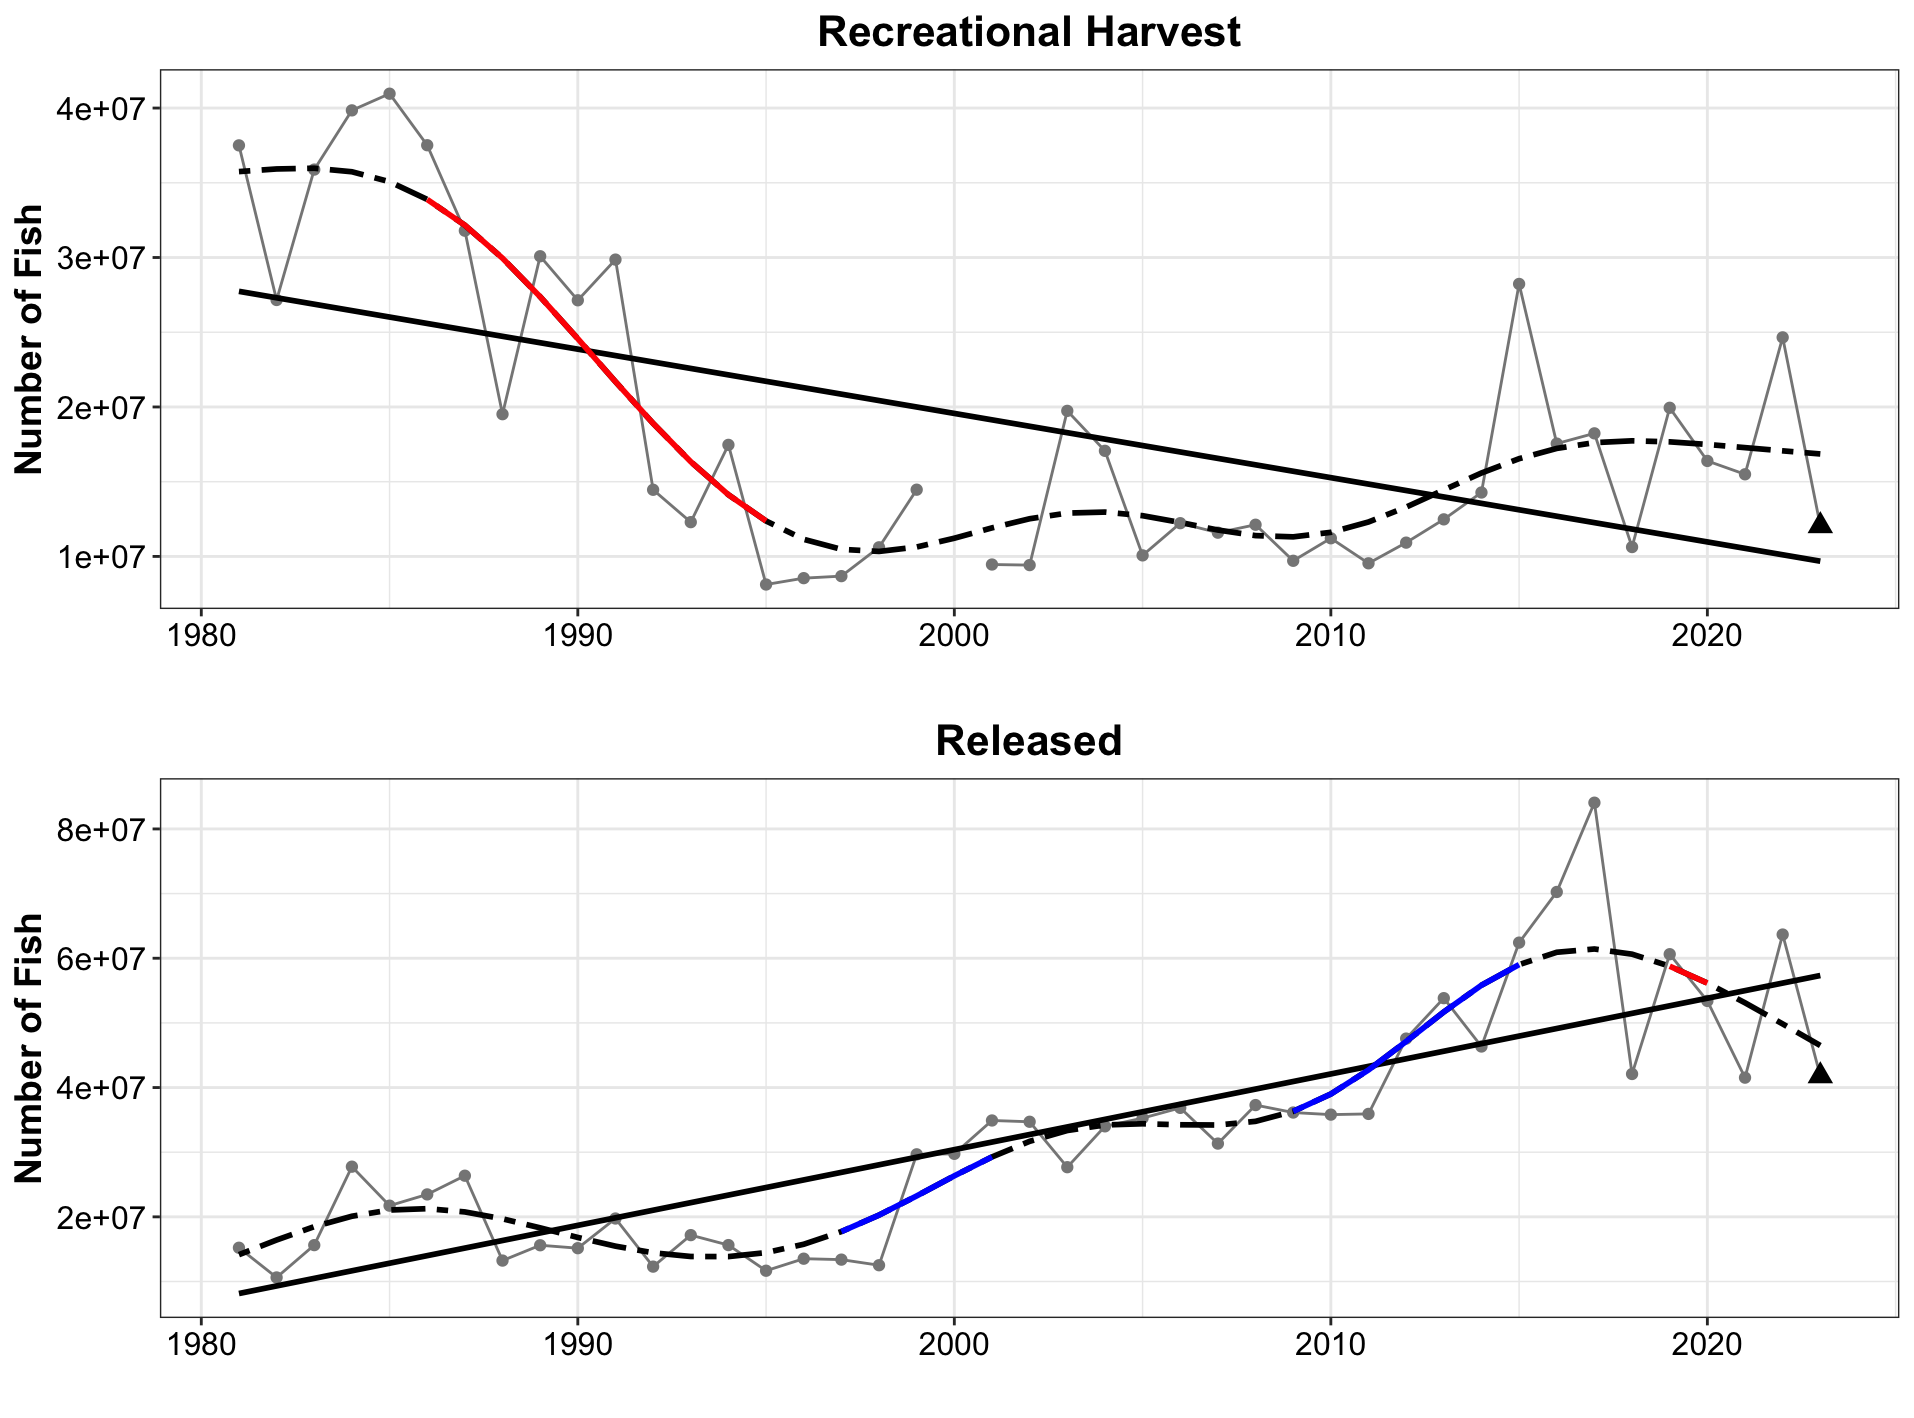

Reproduce this figure in R.
## Figures for Recreational Fishing

## **Laura Gruenburg, lagruenburg@gmail.com**

#   **LAST UPDATED: January 9, 2023**

#####load required functions
#  You will need to download the functions from here https://gist.github.com/gavinsimpson/e73f011fdaaab4bb5a30

setwd("~/Desktop/NYB Indicators/Deriv")
source("Deriv.R")
library(mgcv)
library(ggplot2)
#library(mgcViz)


#######Load the datasets
setwd("~/Desktop/NYB Indicators/NYB_Indicators_Calculations/Final_Timeseries_Figures/Timeseries_Files_2023")
RF<-read.csv("mrip_national_series_Harvest_2023.csv", header = TRUE)
RF[RF$Does.Landing..A.B1..Meet.MRIP.Standard == 'NO', 7] = NA #ONe year harvest does nto meet data standard

# Determined the 30th and 70th percentiles for the short term column of
#the Indicators at a glance table in the indicator report.

RF = RF[-20, ] #remove that one row with not significant data (double check your data FIRST)

qRF = quantile(RF$Total.Harvest..A.B1., probs = c(.30, .70))

# find the last 5 years mean
mn_RF5 = mean(RF$Total.Harvest..A.B1.[RF$Year >= 2019])
# what quintile the data is in
mn_RF5 >qRF


# Creat a GAM - adjust k and remember to check model
mod_cr<- gam(Total.Harvest..A.B1. ~ s(Year, k=10), data = RF)
summary(mod_cr) #check out model
gam.check(mod_cr)

pdata_cr <- with(RF, data.frame(Year = Year))
p2_mod_cr <- predict(mod_cr, newdata = pdata_cr,  type = "terms", se.fit = TRUE)
intercept_cr = 18688122  # look at p2_mod and extract the intercept
pdata_cr <- transform(pdata_cr, p2_mod_cr = p2_mod_cr$fit[,1], se2 = p2_mod_cr$se.fit[,1])

#  Now that we have the model prediction, the next step is to calculate the first derivative
#  Then determine which increases and decreases are significant
Term = "Year"
mod_cr.d <- Deriv(mod_cr, n=43) # n is the number of years
mod_cr.dci <- confint(mod_cr.d, term = Term)
mod_cr.dsig <- signifD(pdata_cr$p2_mod_cr, d = mod_cr.d[[Term]]$deriv,
                       +                    mod_cr.dci[[Term]]$upper, mod_cr.dci[[Term]]$lower)

# Take a quick look to make sure it appears ok before final plotting
plot(Total.Harvest..A.B1. ~ Year, data = RF)
lines(Total.Harvest..A.B1. ~ Year, data = RF)
lines(p2_mod_cr+intercept_cr ~ Year, data = pdata_cr, type = "n")
lines(p2_mod_cr+intercept_cr ~ Year, data = pdata_cr)
lines(unlist(mod_cr.dsig$incr)+intercept_cr ~ Year, data = pdata_cr, col = "blue", lwd = 3)
lines(unlist(mod_cr.dsig$decr)+intercept_cr ~ Year, data = pdata_cr, col = "red", lwd = 3)

linearmod_cr<- lm(Total.Harvest..A.B1. ~ Year, data=RF)
summary(linearmod_cr)

Harvest <- ggplot() + 
  geom_line(data = RF, aes(x = Year, y = Total.Harvest..A.B1.), color = 'grey53') +
  geom_point(data = RF, aes(x = Year, y = Total.Harvest..A.B1.), color = 'gray53') + 
  geom_point(data = RF[43,], aes(x= Year, y = Total.Harvest..A.B1.), shape = 17, size =3) +
  geom_smooth(data = RF, aes(x = Year, y = Total.Harvest..A.B1.), method = lm, se = FALSE, color = 'black') + 
  geom_line(data=pdata_cr, aes(x = Year, y = p2_mod_cr+intercept_cr), se = FALSE, color = 'black', linetype = 'twodash', size = 1) + 
  geom_line(data = pdata_cr, aes(y = unlist(mod_cr.dsig$incr)+intercept_cr, x = Year), color = "blue", size = 1) + 
  geom_line(data = pdata_cr, aes(y = unlist(mod_cr.dsig$decr)+intercept_cr, x = Year), color = 'red', size = 1) + 
  theme_bw() +
  labs (y = "Number of Fish", x = '', title = 'Recreational Harvest') + 
  theme(plot.title=element_text(size = 16,face = 'bold',hjust = 0.5), axis.title=element_text(size = 14, face = 'bold'), axis.text= element_text(color = 'black', size = 12))
#


qRFr = quantile(RF$Released..B2., probs = c(.30, .70))

# find the last 5 years mean
mn_RF5r = mean(RF$Released..B2.[RF$Year >= 2019])
# what quintile the data is in
mn_RF5r >qRFr

## Released
mod_ct<- gam(Released..B2. ~ s(Year, k=10), data = RF)
summary(mod_ct) #check out model
gam.check(mod_ct)

pdata_ct <- with(RF, data.frame(Year = Year))
p2_mod_ct <- predict(mod_ct, newdata = pdata_ct,  type = "terms", se.fit = TRUE)
intercept_ct =  32736798    # look at p2_mod and extract the intercept
pdata_ct <- transform(pdata_ct, p2_mod_ct = p2_mod_ct$fit[,1], se2 = p2_mod_ct$se.fit[,1])

#  Now that we have the model prediction, the next step is to calculate the first derivative
#  Then determine which increases and decreases are significant
Term = "Year"
mod_ct.d <- Deriv(mod_ct, n=43) # n is the number of years
mod_ct.dci <- confint(mod_ct.d, term = Term)
mod_ct.dsig <- signifD(pdata_ct$p2_mod_ct, d = mod_ct.d[[Term]]$deriv,
                       +                    mod_ct.dci[[Term]]$upper, mod_ct.dci[[Term]]$lower)

# Take a quick look to make sure it appears ok before final plotting
plot(Released..B2. ~ Year, data = RF)
lines(Released..B2. ~ Year, data = RF)
lines(p2_mod_ct+intercept_ct ~ Year, data = pdata_ct, type = "n")
lines(p2_mod_ct+intercept_ct ~ Year, data = pdata_ct)
lines(unlist(mod_ct.dsig$incr)+intercept_ct ~ Year, data = pdata_ct, col = "blue", lwd = 3)
lines(unlist(mod_ct.dsig$decr)+intercept_ct ~ Year, data = pdata_ct, col = "red", lwd = 3)

linearmod_ct<- lm(Released..B2. ~ Year, data=RF)
summary(linearmod_ct)

Released <- ggplot() + 
  geom_line(data = RF, aes(x = Year, y = Released..B2.), color = 'grey53') +
  geom_point(data = RF, aes(x = Year, y = Released..B2.), color = 'gray53') + 
  geom_point(data = RF[43,], aes(x = Year, y = Released..B2.), shape = 17, size = 3) +
  geom_smooth(data = RF, aes(x = Year, y = Released..B2.), method = lm, se = FALSE, color = 'black') + 
  geom_line(data=pdata_ct, aes(x = Year, y = p2_mod_ct+intercept_ct), se = FALSE, color = 'black', linetype = 'twodash', size = 1) + 
  geom_line(data = pdata_ct, aes(y = unlist(mod_ct.dsig$incr)+intercept_ct, x = Year), color = "blue", size = 1) + 
  geom_line(data = pdata_ct, aes(y = unlist(mod_ct.dsig$decr)+intercept_ct, x = Year), color = 'red', size = 1) + 
  theme_bw() +
  labs (y = "Number of Fish", x = '', title = 'Released') + 
  theme(plot.title=element_text(size = 16,face = 'bold',hjust = 0.5), axis.title=element_text(size = 14, face = 'bold'), axis.text= element_text(color = 'black', size = 12))


#####

library(ggpubr)

ggarrange(Harvest, Released, 
          ncol = 1, nrow = 2)
